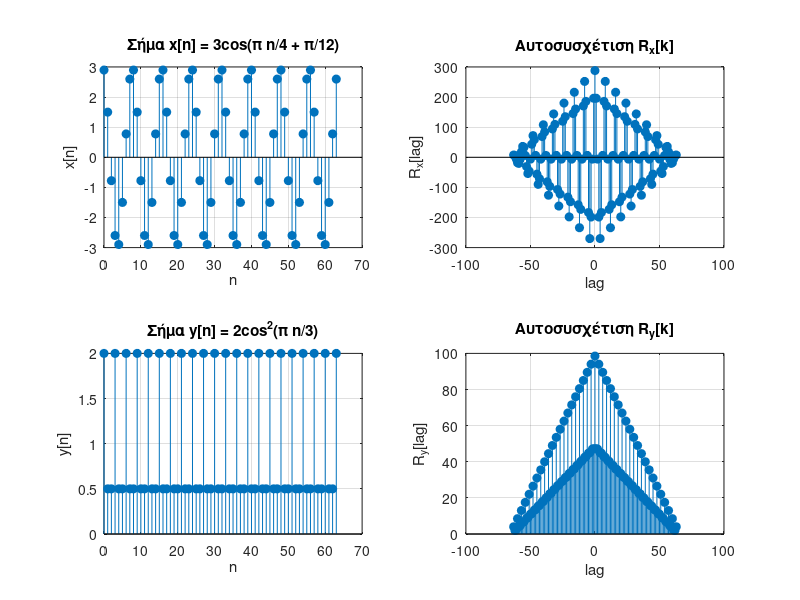

Write the MATLAB code that produced this figure.
% Διάστημα δειγμάτων
N= 64;
n= 0:N-1;

%Σήματα
x = 3*cos(pi*n/4 + pi/12); % x[n]
y = 2*(cos(pi*n/3).^2);   % y[n]= 2 cos^2(pi n/3)

%Αυτοσυσχέτιση με xcorr
[Rx, lags_x]= xcorr(x);
[Ry, lags_y]= xcorr(y);

% Εκτίμηση περιόδου από αυτοσυσχέτιση
%Για x[n]
[~, idx0_x]= max(Rx);           % μέγιστο στο lag=0
segment_x= Rx(idx0_x+1:end);  % μόνο θετικά lags
[~, idx1_x]= max(segment_x);    % πρώτο μεγάλο peak
N0_x_est= idx1_x;            % διαφορά δεικτών = περίοδος

%Για y[n]
[~, idx0_y]= max(Ry);
segment_y= Ry(idx0_y+1:end);
[~, idx1_y]= max(segment_y);
N0_y_est= idx1_y;

fprintf('Εκτιμώμενη περίοδος x[n]: %d δειγμάτα\n', N0_x_est);
fprintf('Εκτιμώμενη περίοδος y[n]: %d δειγμάτα\n', N0_y_est);

%Aποτελέσματα
figure;
subplot(2,2,1);
stem(n, x, 'filled'); grid on;
xlabel('n'); ylabel('x[n]');
title('Σήμα x[n] = 3cos(\pi n/4 + \pi/12)');

subplot(2,2,2);
stem(lags_x, Rx, 'filled'); grid on;
xlabel('lag'); ylabel('R_x[lag]');
title('Αυτοσυσχέτιση R_x[k]');

subplot(2,2,3);
stem(n, y, 'filled'); grid on;
xlabel('n'); ylabel('y[n]');
title('Σήμα y[n] = 2cos^2(\pi n/3)');

subplot(2,2,4);
stem(lags_y, Ry, 'filled'); grid on;
xlabel('lag'); ylabel('R_y[lag]');
title('Αυτοσυσχέτιση R_y[k]');
